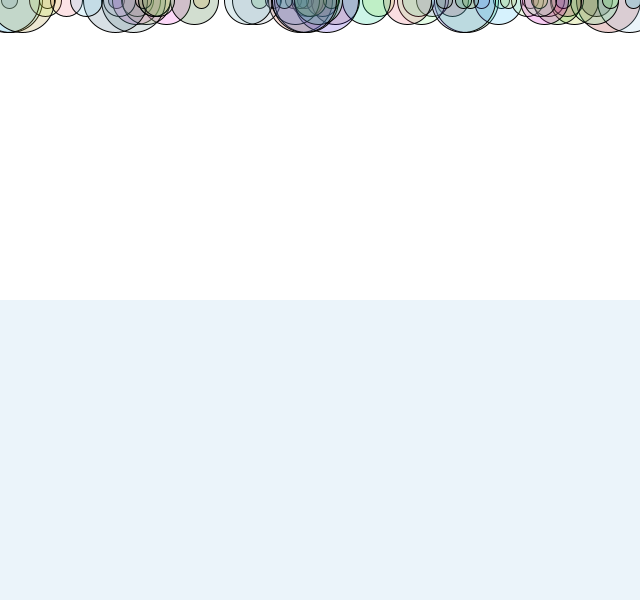
Frame 1 (no input)
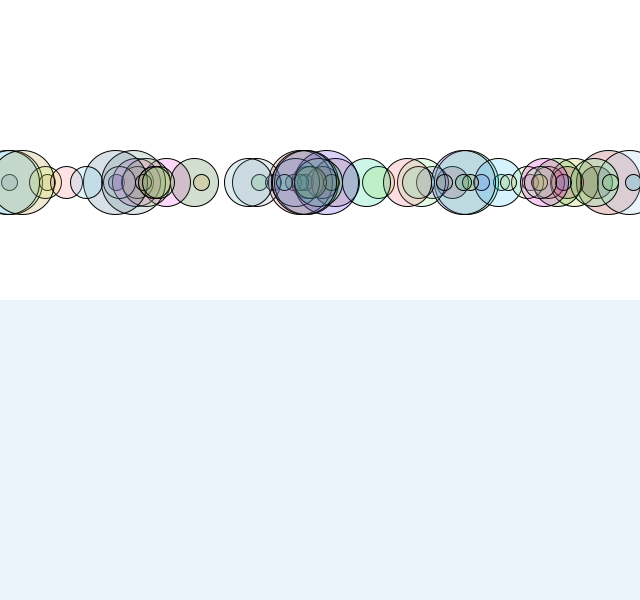
Frame 60 (the mouse pressed at the canvas centre just before this capture)
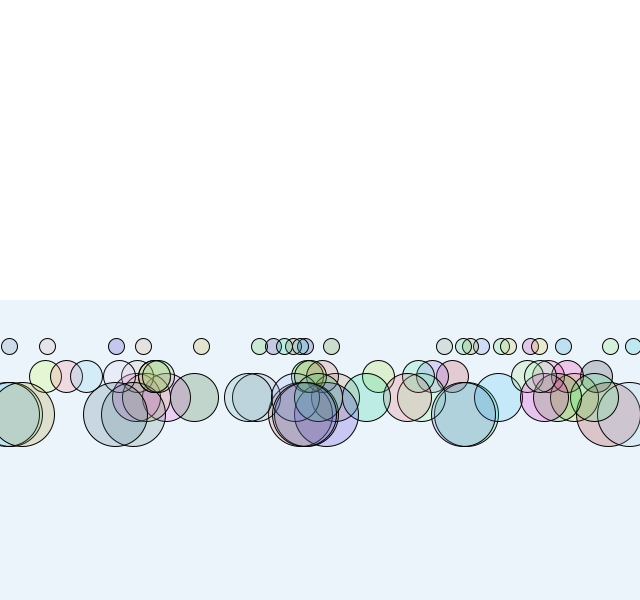
Frame 120 (the mouse held since frame 60 and released just before this capture)

The Processing sketch that drew these frames (run headless with seeded random() and noise(); from frame 60 on, the mouse is pressed at the canvas centre):

// Processing sketch: BD_liquid
// ── BD_liquid.pde
Mover[] movers = new Mover[100];
Liquid liquid;

void setup() {
  size(640, 600);
  for(int i=0; i<movers.length; i++) {
    movers[i] = new Mover(parseInt(random(5)), random(width), 0);
  }
  liquid = new Liquid(0, height/2, width, height/2, 0.1);
}

void draw() {
  background(255);
  liquid.display();
  for(int i=0; i<movers.length; i++) {
    
    if(movers[i].isInside(liquid)) {
      movers[i].drag(liquid);
    }
    
    float m = 0.1*movers[i].mass;
    PVector gravity = new PVector(0, m);
    movers[i].applyForce(gravity);
    
    movers[i].update();
    movers[i].checkEdges();
    movers[i].display();
  }
}

// ── Liquid.pde
class Liquid {
  
  float x, y, w, h;
  float c;
  
  Liquid(float x_, float y_, float w_, float h_, float c_) {
    x = x_;
    y = y_;
    w = w_;
    h = h_;
    c = c_;
  }
  
  void display() {
    noStroke();
    fill(235, 244, 250);
    rect(x, y, w, h);
  }
  
}

// ── Mover.pde
class Mover {
  PVector location;
  PVector velocity;
  PVector acceleration;
  float mass;
  int[] colors = new int[3];
  
  Mover(float m, float x, float y) {
    
    colors[0] = parseInt(random(255));
    colors[1] = parseInt(random(255));
    colors[2] = parseInt(random(255));
    
    location = new PVector(x, y);
    velocity = new PVector(0, 0);
    acceleration = new PVector(0, 0);
    mass = m;
  }
  
  void update() {
    velocity.add(acceleration);
    location.add(velocity);
    acceleration.mult(0);
  }
  
  void applyForce(PVector force) {
    PVector f = PVector.div(force, mass);
    acceleration.add(f);
  }
  
  boolean isInside(Liquid l) {
    if(location.x > l.x && 
       location.x < l.x+l.w && 
       location.y > l.y && 
       location.y < l.y+l.h) {
         return true;
    }
    return false;
  }
  
  void drag(Liquid l) {
    float speed = velocity.mag();
    float dragMagnitude = l.c * speed * speed;
    PVector drag = velocity.get();
    drag.mult(-1);
    drag.normalize();
    drag.mult(dragMagnitude);
    applyForce(drag);
  }
  
  void display() {
    stroke(0);
    fill(colors[0], colors[1], colors[2], 50);
    ellipse(location.x, location.y, mass*16, mass*16);
  }
  
  void checkEdges() {
    if(location.x > width) {
      location.x = width;
      velocity.x *= -1;
    } else if(location.x < 0) {
      location.x = 0;
      velocity.x *= -1;
    }
    
    if(location.y > height) {
      location.y = height;
      velocity.y *= -1;
    } else if(location.y < 0) {
      location.y = 0;
      velocity.y *= -1;
    }
  }
  
}
